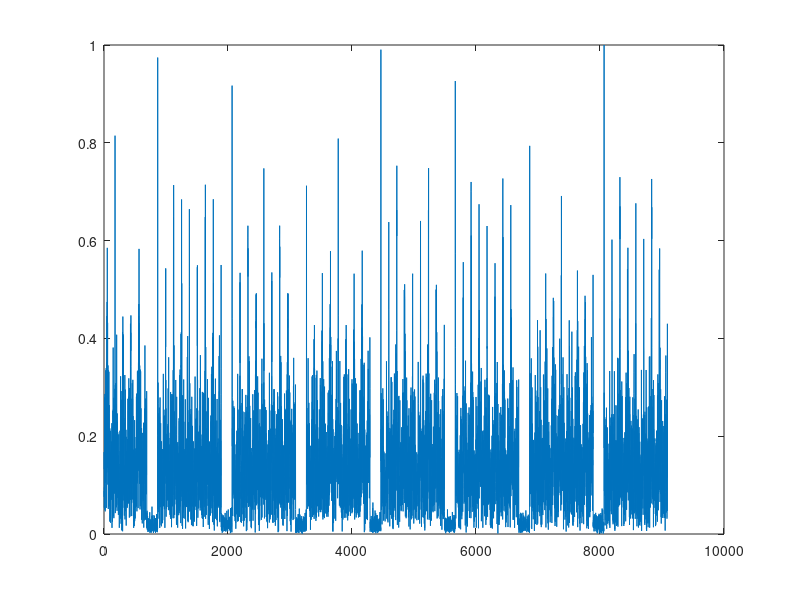
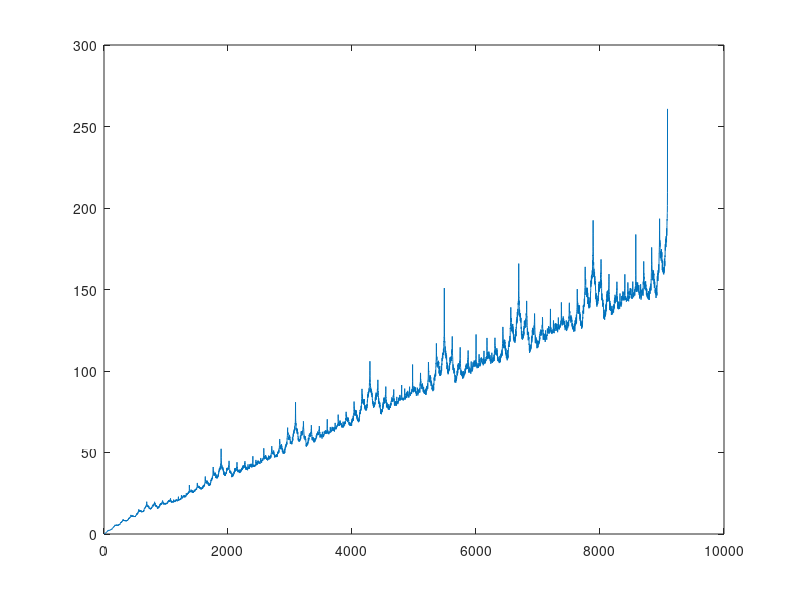
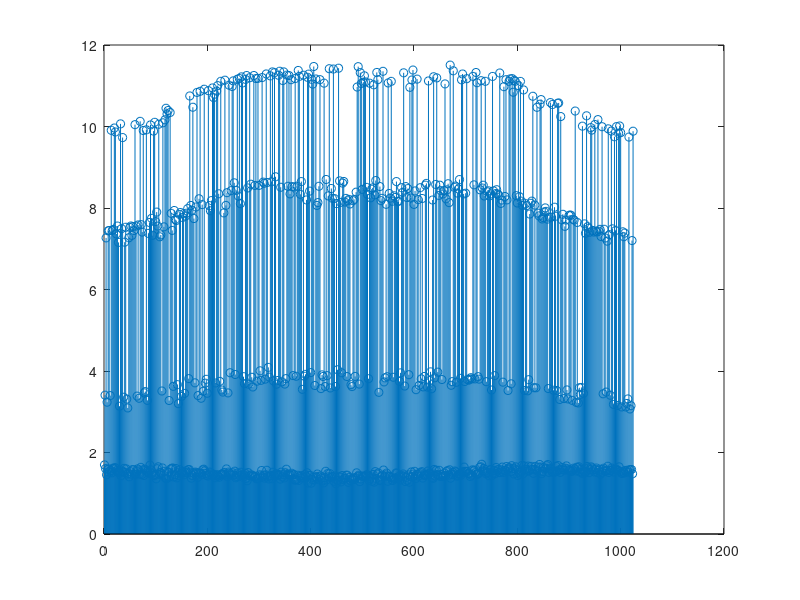
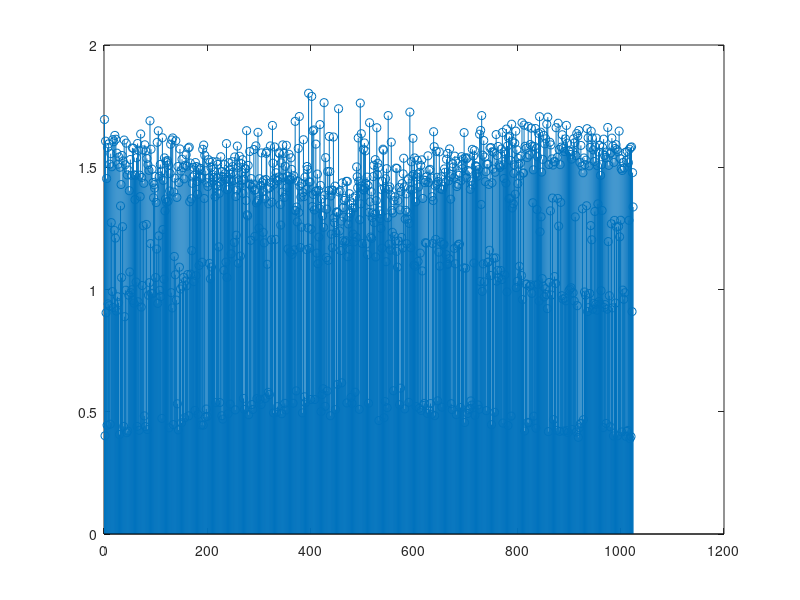

The MATLAB source for these figures, in order: (Note: this script raises an error after producing the figures.)
clear all;
close all;

%% Definiranje parametara modela

N = 1024;
Nz = 176;
ref_carrier = 0.2;

load vjezba6_zadatak1.mat;

%% Kompleksna ovojnica signala

figure ('name', 'Amplituda kompleksne ovojnica signala');
plot ( abs( ofdm_rx ) );

%% Autokorelacija OFDM signala

ofdm_corr = conv ( (fliplr(abs(ofdm_rx))), (abs(ofdm_rx)) );
ofdm_corr = abs(ofdm_corr ( 1 : length (ofdm_rx) ));

figure ('name', 'Autokorelacija apsolutne vrijednosti ofdm signala');
plot ( ofdm_corr );


%% Izdvajanje indeksa početka simbola

N_sym = floor(length(ofdm_corr)/(N + Nz));

sym_start_idx = zeros(1, N_sym);
ofdm_sym = zeros(N_sym, N);
clear max idx
k = 1;
for i=1:N+Nz:length(ofdm_corr)-(N + Nz)
    [max, idx] = max(abs(ofdm_corr ( i:(i + (N - Nz) - 1) )));
    sym_start_idx(k)= i + idx;
    ofdm_sym(k,:) = ofdm_rx(sym_start_idx(k) + Nz:sym_start_idx(k) + N + Nz - 1);
    k = k + 1;
    clear max idx
end

%% Demoduliranje i kompenzacija simbola

close all;

demod_ofdm_sym = zeros(N_sym, N);
demod_komp_sym = zeros(N_sym, N);
for i=1:N_sym
    demod_ofdm_sym(i,:) = fftshift(fft(ofdm_sym(i,:))); 
    for j=2:2:N
        demod_komp_sym(i, j - 1) = demod_ofdm_sym(i, j - 1);        
        demod_komp_sym(i, j) = (ref_carrier / demod_ofdm_sym(i,j-1)) * demod_ofdm_sym(i,j);        
    end
end


figure('name', 'Nekompenzirani simbol');
stem(abs(demod_ofdm_sym(4, :)));
figure('name', 'Kompenzirani simbol');
stem(abs(demod_komp_sym(4, :)));


%% Konstelacija prije kompenzacije
close all;


figure('name', 'Konstelacija simbola prije kompenzacije');
hold on;
for i=1:N_sym
    scatter(real(demod_ofdm_sym(i,2:2:end)), imag(demod_ofdm_sym(i,2:2:end)));
end;


%% Konstelacija simbola poslije kompenzacije
close all;


figure('name', 'Konstelacija simbola poslije kompenzacije');
hold on;
for i=1:N_sym
    scatter(real(demod_komp_sym(i,2:2:end)), imag(demod_komp_sym(i,2:2:end)));
end;

%% Povezivanje bitova

sym = demod_komp_sym(:, 2:2:end); % uklonimo pilote
sym = reshape(sym.', 1, N_sym * N / 2);

out = int16(length(sym) / 4);
k = 1;
for i=1:4:length(sym)
   temp = int16(0);
   for j=i:i+3
       temp = bitshift(temp, 4);
       temp = bitor(temp, qam16decode(sym(j)));
   end
   out(k) = temp;
   k = k + 1;
end
out_real = double ( double(out) / 2^15 );

figure ('name', 'Dekodirani signal');
plot (out_real);
axis ( [0  900 -2 2] );

